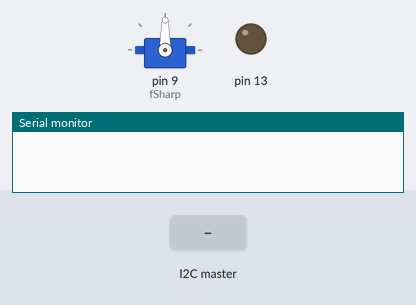
Bench run of a sketch on a simulated Arduino Uno, built with avr-gcc and run on an emulated ATmega328P. On the bench: servo, output pins drawn as LEDs (lit = HIGH), the last lines printed to the serial monitor. The inputs (shaded band) are chosen by the test bench.

Above: at 1.2 s.
1.3 s: the I2C master sends the byte 1
At 1.7 s:
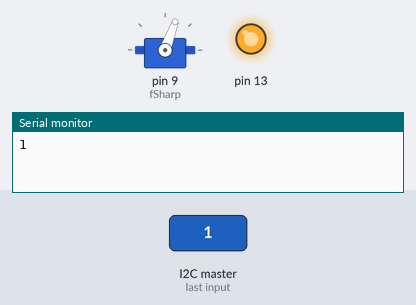
2.8 s: the I2C master sends the byte 90
At 4.0 s:
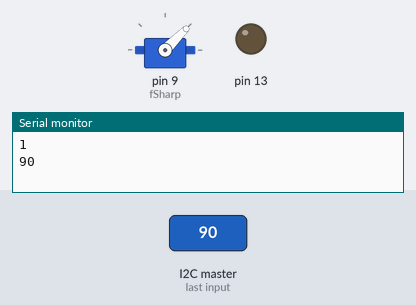
4.3 s: the I2C master sends the byte 0
At 5.2 s:
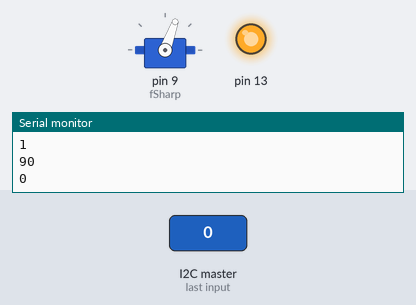
Timing chart, 0 to 7.3 s (numbered marks = the images above; inputs shaded):
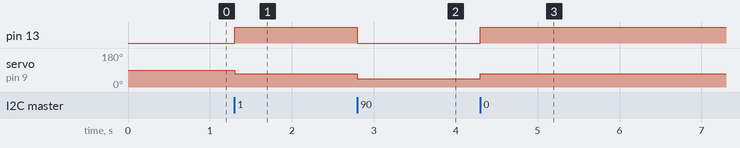

Measured:
- after the input at 1.3 s, pin 13: LOW → HIGH at once; servo on pin 9 (fSharp): 90° → 70° at once
- after the input at 2.8 s, pin 13: HIGH → LOW at once; servo on pin 9 (fSharp): 70° → 45° at once
- after the input at 4.3 s, pin 13: LOW → HIGH at once; servo on pin 9 (fSharp): 45° → 70° at once

The sketch:

read.ino
```cpp
#include <Servo.h>

#include <Wire.h>

Servo fSharp;
void setup()
{
  Wire.begin(6);                // join i2c bus with address #4
  Wire.onReceive(receiveEvent); // register event
  Serial.begin(9600);           // start serial for output
  pinMode(13, OUTPUT);
  fSharp.attach(9);
  }

void loop()
{
  delay(100);
}

// function that executes whenever data is received from master
// this function is registered as an event, see setup()
void receiveEvent(int howMany)
{
  while(1 < Wire.available()) // loop through all but the last
  {
    char c = Wire.read(); // receive byte as a character
    Serial.print(c);         // print the character
  }
  int x = Wire.read();    // receive byte as an integer
  Serial.println(x);         // print the integer
  if (x % 20 < 10) {
    digitalWrite(13,HIGH);
    fSharp.write(70);
  } else {
    digitalWrite(13,LOW);
    fSharp.write(45);
  }
}
```
